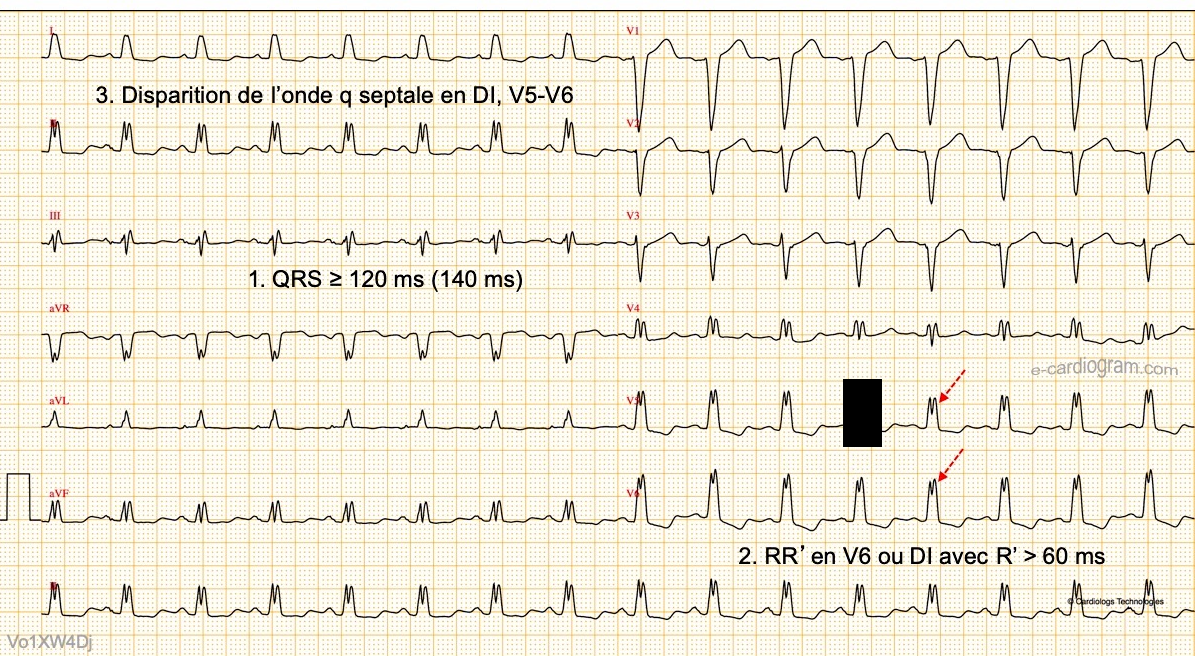
#> input picture opencv-template-matching/opencv-template-matching/images/BBG.png, 1195 x 656 px, found by its file name
$ jupyter execute --allow-errors opencv_template_matching.ipynb   (shell and % lines are left out)
#> lines starting #> are read from the running program, lines starting #| are printed output that depends on the picture
<a href="https://colab.research.google.com/github/mihneaciorica/ecgtemplatematching/blob/main/opencv_template_matching.ipynb" target="_parent"></a>

# OpenCV Template Matching ( cv2.matchTemplate )

### by [PyImageSearch.com](http://www.pyimagesearch.com)

## Welcome to **[PyImageSearch Plus](http://pyimg.co/plus)** Jupyter Notebooks!

This notebook is associated with the [OpenCV Template Matching ( cv2.matchTemplate )](https://www.pyimagesearch.com/2021/03/22/opencv-template-matching-cv2-matchtemplate/) blog post published on 03-22-21.

Only the code for the blog post is here. Most codeblocks have a 1:1 relationship with what you find in the blog post with two exceptions: (1) Python classes are not separate files as they are typically organized with PyImageSearch projects, and (2) Command Line Argument parsing is replaced with an `args` dictionary that you can manipulate as needed.

We recommend that you execute (press ▶️) the code block-by-block, as-is, before adjusting parameters and `args` inputs. Once you've verified that the code is working, you are welcome to hack with it and learn from manipulating inputs, settings, and parameters. For more information on using Jupyter and Colab, please refer to these resources:

*   [Jupyter Notebook User Interface](https://jupyter-notebook.readthedocs.io/en/stable/notebook.html#notebook-user-interface)
*   [Overview of Google Colaboratory Features](https://colab.research.google.com/notebooks/basic_features_overview.ipynb)

As a reminder, these PyImageSearch Plus Jupyter Notebooks are not for sharing; please refer to the **Copyright** directly below and **Code License Agreement** in the last cell of this notebook.

Happy hacking!

*Adrian*

<hr>

***Copyright:*** *The contents of this Jupyter Notebook, unless otherwise indicated, are Copyright 2021 Adrian Rosebrock, PyimageSearch.com. All rights reserved. Content like this is made possible by the time invested by the authors. If you received this Jupyter Notebook and did not purchase it, please consider making future content possible joining PyImageSearch Plus at [http://pyimg.co/plus/](http://pyimg.co/plus) today.*

### Download the git hub repository

#> (a cell that did not finish here is left out)

## Blog Post Code

### Import Packages

[cell 2]
# import the necessary packages
import matplotlib.pyplot as plt
import cv2 as cv2
import numpy as np

### Function to display images in Jupyter Notebooks and Google Colab

[cell 3]
def plt_imshow(title, image):
    # convert the image frame BGR to RGB color space and display it
	image = cv2.cvtColor(image, cv2.COLOR_BGR2RGB)
	plt.imshow(image)
	plt.title(title)
	plt.grid(True)
	plt.show()

### Implementing template matching with OpenCV

[cell 4]
# # construct the argument parser and parse the arguments
# ap = argparse.ArgumentParser()
# ap.add_argument("-i", "--image", type=str, required=True,
# 	help="path to input image where we'll apply template matching")
# ap.add_argument("-t", "--template", type=str, required=True,
# 	help="path to template image")
# args = vars(ap.parse_args())

# since we are using Jupyter Notebooks we can replace our argument
# parsing code with *hard coded* arguments and values
args = {
    "image": "/root/ecgtemplatematching/opencv-template-matching/opencv-template-matching/images/BBG.png",
    "template": "/root/ecgtemplatematching/opencv-template-matching/opencv-template-matching/ondeRrabotee.png"
}

[cell 5]
# load the input image and template image from disk, then display
# them to  our screen
print("[INFO] loading images...")
image = cv2.imread(args["image"])
#> image is the input picture: shape (656, 1195, 3); mean B, G, R 218.2, 234.3, 239.1
image.shape
template = cv2.imread(args["template"],0)
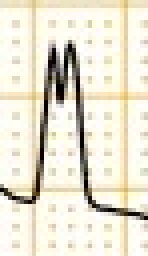
#> input picture opencv-template-matching/opencv-template-matching/ondeRrabotee.png, 37 x 64 px, found by its file name (shown 4 times larger)
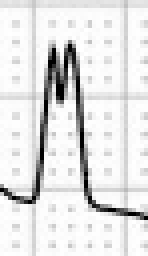
#> template: shape (64, 37) (shown 4 times larger); min 0, max 255, mean 226.3
plt_imshow("Image", image)
plt_imshow("Template", template)

# convert both the image and template to grayscale
imageGray = cv2.cvtColor(image, cv2.COLOR_BGR2GRAY)
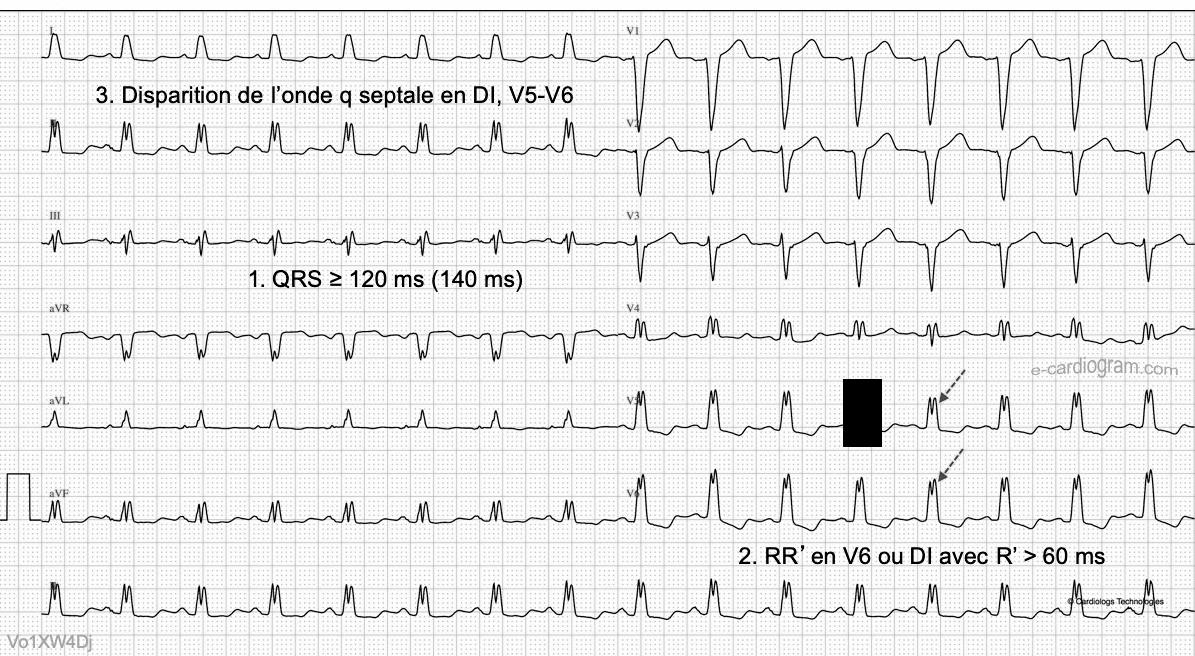
#> imageGray: shape (656, 1195); min 0, max 255, mean 233.9
#> (the rest of this cell did not finish here and is left out)

[cell 6]
# perform template matching
print("[INFO] performing template matching...")
#> (the rest of this cell did not finish here and is left out)

#> (a cell that did not finish here is left out)

[cell 8]
# draw the bounding box on the image
#cv2.rectangle(image, (startX, startY), (endX, endY), (15, 0, 0), 3)

# show the output image
finalimage=cv2.resize(image,(640,480))
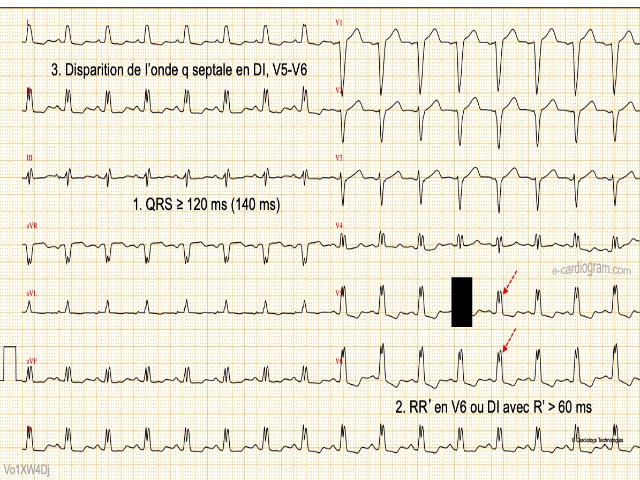
#> finalimage: shape (480, 640, 3); mean B, G, R 218.1, 234.2, 239
plt_imshow("Output", finalimage)

image.shape[::-1]
#> Out = (3, 1195, 656)
